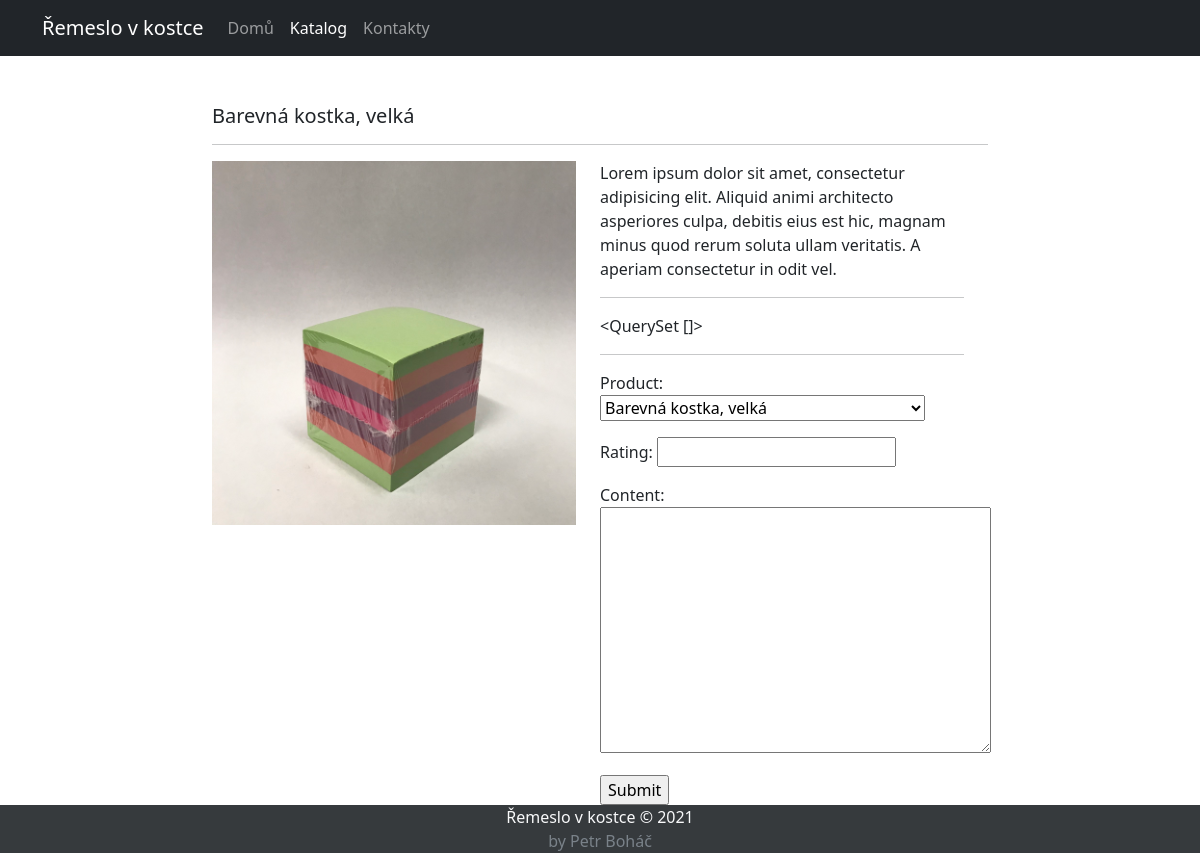
Page /katalog/poznamkove-blocky/barevna-kostka-velka/ on the earlier database version.
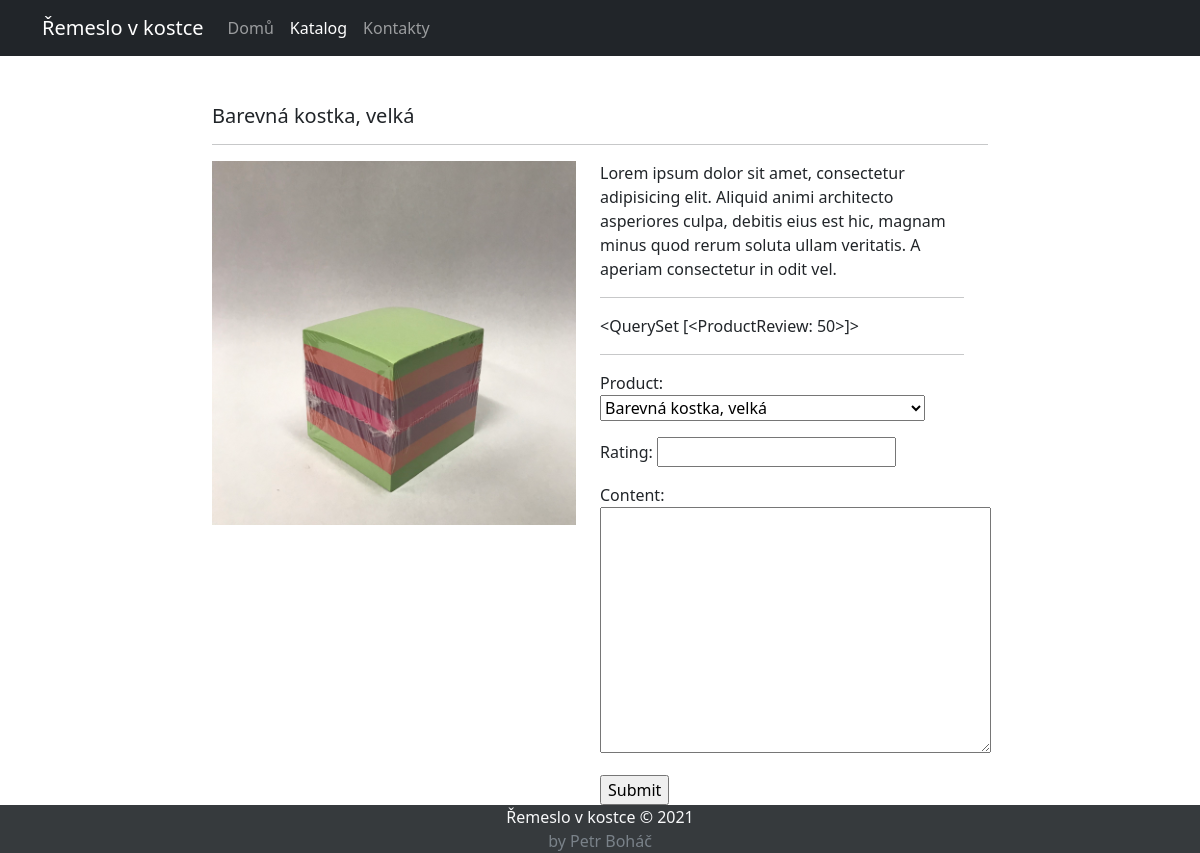
Same page on the later database version.
### main/models.py (models this page shows, shortened)
class Product(models.Model):
    category = models.ForeignKey(ProductCategory, on_delete=models.PROTECT)
    name = models.CharField(max_length=200)
    slug = models.SlugField(unique=True)
    image = models.ImageField(upload_to='images/products', default='not-found.jpg')
    def __str__(self):
        return self.name

class ProductReview(models.Model):
    product = models.ForeignKey(Product, on_delete=models.CASCADE)
    published = models.DateField(auto_now_add=True)
    rating = models.IntegerField(validators=[MinValueValidator(0), MaxValueValidator(100)])
    content = models.TextField()
    def __str__(self):
        return str(self.rating)

### main/views.py (the view, shortened to what this page needs)
# urls.py: path('katalog/<slug:category_slug>/<slug:product_slug>/', views.ProductDetailView.as_view(), name='product_details'),
class ProductDetailView(DetailView, BaseCreateView):
    template_name = 'product_details.html'
    context_object_name = 'product'
    slug_url_kwarg = 'product_slug'
    extra_context = {'catalog': True}
    form_class = ProductReviewForm
    category = None
    reviews = None
    error_message = None
    def get_object(self, queryset=None):
        try:
            self.category = ProductCategory.objects.get(slug=self.kwargs['category_slug'])
            product = Product.objects.get(slug=self.kwargs[self.slug_url_kwarg])
            self.reviews = ProductReview.objects.filter(product=product.pk)
            return product
        except Product.DoesNotExist:
            self.error_message = 'Tento produkt neexistuje'
        except ProductCategory.DoesNotExist:
            self.error_message = 'Tato kategorie produktů neexistuje'
    def get_initial(self):
        initial = super().get_initial()
        initial['product'] = self.get_object().pk
        return initial
    def get_context_data(self, **kwargs):
        context = super().get_context_data(**kwargs)
        context['error_message'] = self.error_message
        context['category'] = self.category
        context['reviews'] = self.reviews
        return context

### main/forms.py
class ProductReviewForm(forms.ModelForm):
    class Meta:
        model = ProductReview
        fields = ['product', 'rating', 'content']

### main/templates/product_details.html (shortened to what this page needs)
{% extends 'base.html' %}
{% block body %}
    <div class="row mt-5">
        <div class="col-lg-2"></div>
        <div class="col-lg-8">
            {% if not error_message %}
                <h5>{{ product.name }}</h5>
                <hr>
                <div class="row mb-5">
                    {% if not error_message %}
                        <div class="row">
                            <div class="col-6">
                                <img src="{{ product.image.url }}" alt="{{ product.slug }}" class="img-fluid">
                            </div>
                            <div class="col-6">
                                <div>Lorem ipsum dolor sit amet, consectetur adipisicing elit. Aliquid animi architecto
                                    asperiores culpa, debitis eius est hic, magnam minus quod rerum soluta ullam
                                    veritatis.
                                    A
                                    aperiam consectetur in odit vel.
                                </div>
                                <hr>
                                {{ reviews }}
                                <hr>
                                <form method="post">
                                    {{ form.as_p }}
                                    <input type="submit">
                                </form>
                            </div>
                        </div>
                    {% endif %}
                </div>
            {% else %}
                <h5>{{ error_message }}</h5>
                <hr>
            {% endif %}
        </div>
        <div class="col-lg-2"></div>
    </div>
{% endblock %}

### main/templates/base.html (shortened to what this page needs)
<!doctype html>
<html lang="en">
<head>
    <link rel="stylesheet" href="https://cdn.jsdelivr.net/npm/bootstrap@5.1.0/dist/css/bootstrap.min.css">
</head>
<body>
{% include 'partials/navigation.html' %}
<div class="container-fluid">
    {% block body %}{% endblock %}
</div>
{% include 'partials/footer.html' %}
</body>
</html>

### main/templates/partials/navigation.html (shortened to what this page needs)
<nav class="navbar navbar-expand-sm navbar-dark bg-dark w-100">
    <div class="container">
        <a class="navbar-brand"
           href="/">Řemeslo v kostce</a>
        <div class="collapse navbar-collapse" id="navbarResponsive">
            <ul class="navbar-nav ml-auto pl-4">
                <li class="nav-item">
                    <a href="{% url 'main:index' %}" class="nav-link {% if index %}active{% endif %}">Domů</a>
                </li>
                <li class="nav-item">
                    <a href="{% url 'main:catalog' %}" class="nav-link {% if catalog %}active{% endif %}">Katalog</a>
                </li>
                <li class="nav-item">
                    <a href="{% url 'main:contact' %}" class="nav-link {% if contact %}active{% endif %}">Kontakty</a>
                </li>
            </ul>
        </div>
    </div>
</nav>

### main/templates/partials/footer.html
<footer class="text-light bg-dark w-100 fixed-bottom" style="opacity: 0.9">
    <div class="text-center">
        Řemeslo v kostce &COPY; {% now "Y" %}<br><span class="text-muted font-weight-light">by Petr Boháč</span>
    </div>
</footer>

Differences in the rows shown:
now on this page (row edited): ProductReview: rating "<QuerySet [<ProductReview: 50>]>"
Other differences:
{{ reviews }}: "<QuerySet []>" → (not shown)
